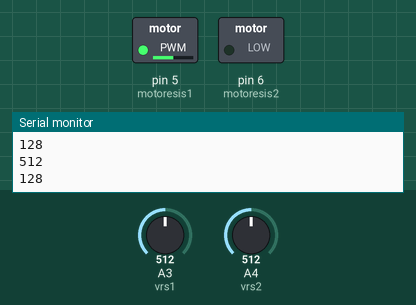
Bench run of a sketch on a simulated Arduino Uno, built with avr-gcc and run on an emulated ATmega328P. On the bench: switched loads named in the sketch (green lamp = pin HIGH), the last lines printed to the serial monitor. The inputs (shaded band) are chosen by the test bench; at power-on: A3 (vrs1) = 512, A4 (vrs2) = 512.

Above: at 1.2 s.
1.3 s: A3 (vrs1) set to 716
At 2.2 s:
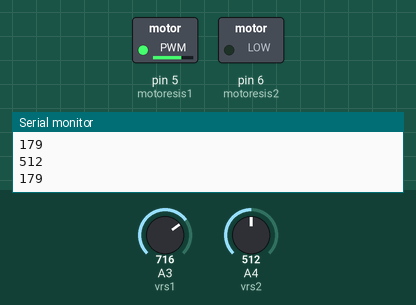
2.8 s: A4 (vrs2) set to 716
At 3.2 s:
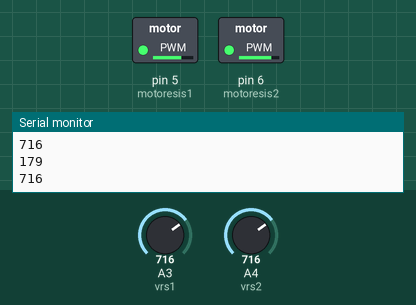
4.3 s: A3 (vrs1) set to 900
At 5.5 s:
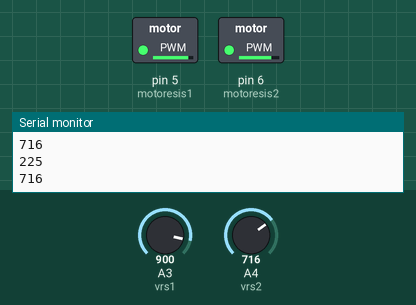
5.8 s: A4 (vrs2) set to 900
At 6.5 s:
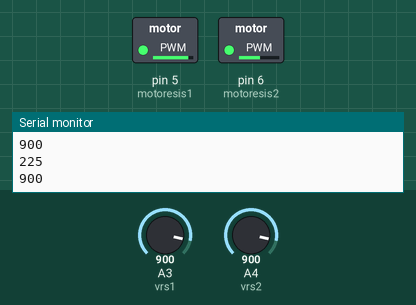
7.3 s: A3 (vrs1) set to 511
At 8.0 s:
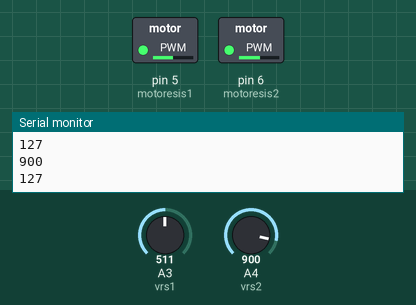
8.8 s: A4 (vrs2) set to 1023
At 9.1 s:
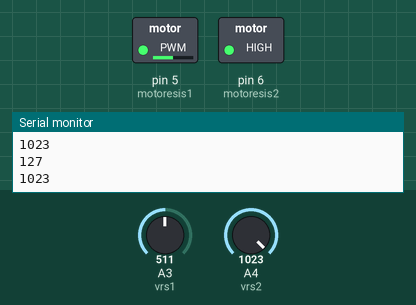
Timing chart, 0 to 11.3 s (numbered marks = the images above; inputs shaded):
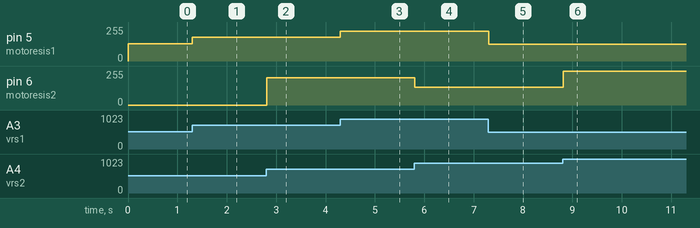

Measured:
- after the input at 1.3 s, pin 5 (motoresis1): 128/255 → 179/255 at once
- after the input at 2.8 s, pin 6 (motoresis2): 0/255 → 204/255 at once
- after the input at 4.3 s, pin 5 (motoresis1): 179/255 → 225/255 at once
- after the input at 5.8 s, pin 6 (motoresis2): 204/255 → 132/255 at once
- after the input at 7.3 s, pin 5 (motoresis1): 225/255 → 127/255 at once
- after the input at 8.8 s, pin 6 (motoresis2): 132/255 → 255/255 at once

The sketch:

motoresis.ino
```cpp
int vrs1 = 3;
int vrs2 = 4;
int motoresis1 = 5;
int motoresis2 = 6;

void setup() {
pinMode(3, INPUT);
pinMode(4, INPUT);
pinMode(5, OUTPUT);
pinMode(6, OUTPUT);
Serial.begin(9600);
}

void loop() {
{int value = analogRead(vrs1);
int motoresis11 = value/4;
analogWrite(motoresis1,motoresis11);
Serial.println(motoresis11);}

{int value2 = analogRead(vrs2);
int motoresis22 = value2;
analogWrite(motoresis2,motoresis22);
Serial.println(motoresis22);}
}
```
